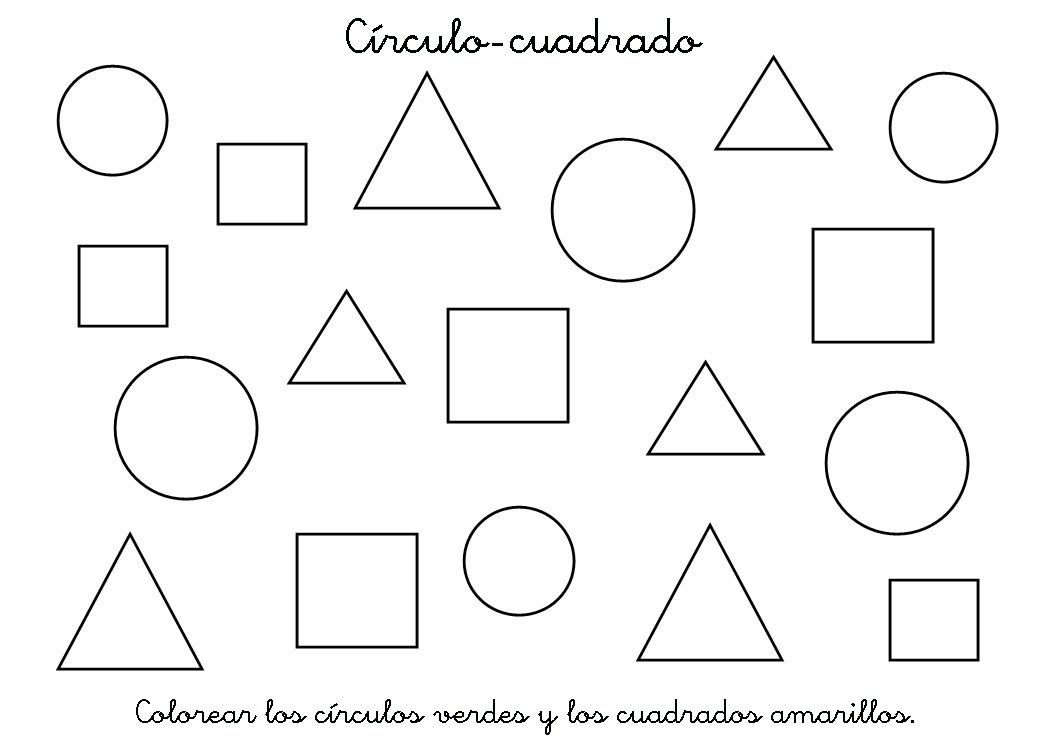
#> input picture 28_05_Practica_Hub/fig.jpg, 1050 x 740 px
$ jupyter execute HubMoment.ipynb
#> lines starting #> are read from the running program, lines starting #| are printed output that depends on the picture; after the words box and inside, x2 and y2 are one past the last pixel; in counts of white or black regions, pixels touching at a corner belong together
[cell 1]
import cv2
import numpy as np
import matplotlib.pyplot as plt

image = cv2.imread('fig.jpg')
#> image is the input picture: shape (740, 1050, 3); mean B, G, R 246.1, 246.2, 246.1
gray = cv2.cvtColor(image, cv2.COLOR_BGR2GRAY)
ret, bin = cv2.threshold(gray, 200, 255, cv2.THRESH_BINARY_INV)
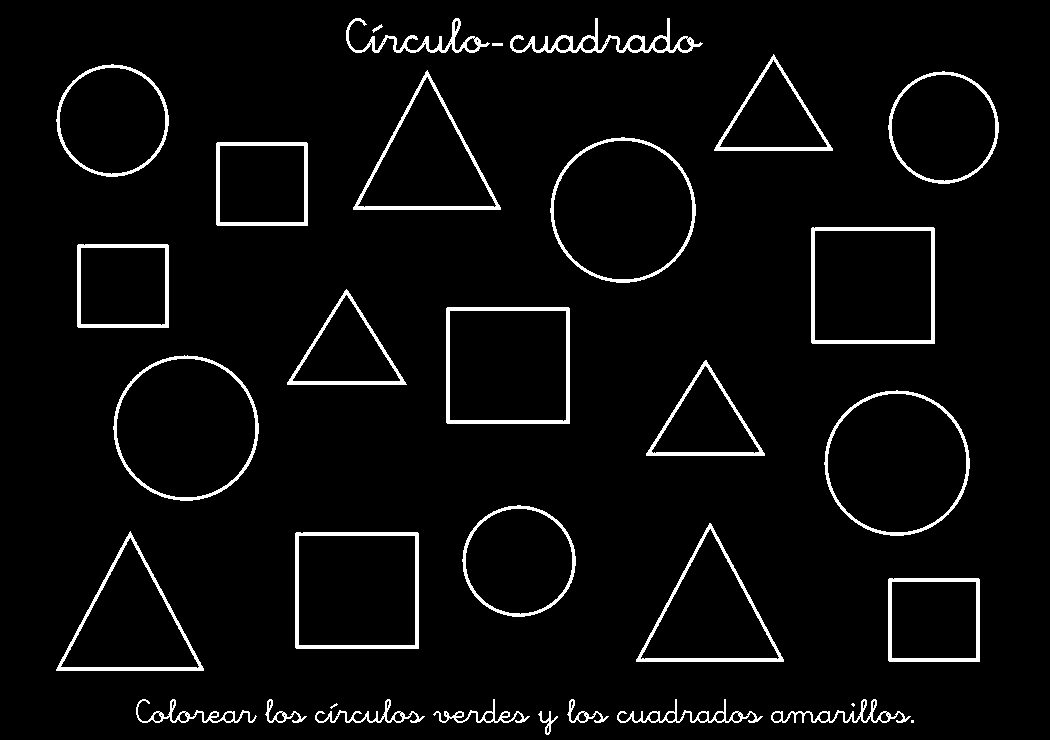
#> bin: shape (740, 1050); 4.2% white; 33 white regions (3 under 20 px)

contornos, jerarquia = cv2.findContours(bin, cv2.RETR_EXTERNAL, cv2.CHAIN_APPROX_SIMPLE)
#> contornos = 33 contours, 3 with area under 20; largest, box (x1, y1, x2, y2) and area: (550, 137, 696, 283) 16372, (824, 390, 970, 536) 16370, (113, 355, 259, 501) 16370, (446, 307, 570, 424) 14266, (811, 227, 935, 344) 14266; jerarquia = 33 rows, first 6: [1, -1, -1, -1], [2, 0, -1, -1], [3, 1, -1, -1], [4, 2, -1, -1], [5, 3, -1, -1], [6, 4, -1, -1]

for i, cnt in enumerate(contornos):
    M = cv2.moments(cnt)
    if M['m00'] != 0:
        cx = int(M['m10'] / M['m00'])
        cy = int(M['m01'] / M['m00'])
    else:
        cx, cy = 0, 0

    cv2.circle(image, (cx, cy), 5, (0, 255, 0), -1)

    area = cv2.contourArea(cnt)
    perimetro = cv2.arcLength(cnt, True)

    epsilon = 0.02 * perimetro
    approx = cv2.approxPolyDP(cnt, epsilon, True)

    vertices = len(approx)
    if vertices == 3:
        forma = "Triángulo"
    elif vertices == 4:
        x, y, w, h = cv2.boundingRect(approx)
        aspect_ratio = float(w) / h
        forma = "Cuadrado" if 0.95 < aspect_ratio < 1.05 else "Rectángulo"
    elif vertices == 5:
        forma = "Pentágono"
    elif vertices == 6:
        forma = "Hexágono"
    elif vertices > 6:
        forma = "Círculo"
    else:
        forma = f"{vertices} lados"

    hu = cv2.HuMoments(M).flatten()

    cv2.drawContours(image, [approx], -1, (255, 0, 0), 2)
    cv2.putText(image, forma, (cx - 40, cy - 10), cv2.FONT_HERSHEY_SIMPLEX, 0.6, (0, 0, 255), 2)

    print(f'Contorno {i+1}: Perímetro={perimetro:.2f}, Área={area:.2f}, Vértices={vertices}, Forma={forma}')
#> this loop made 33 passes
#> (cx, cy, area, perimetro, epsilon, approx, vertices, x) on passes 12, 13, 20, 22, 23, 24, 30: (933, 619, 7550.5, 347.1, 6.94, [[888, 579], [889, 661], [979, 661], [978, 578]], 4, 888), (356, 590, 14264.5, 477.1, 9.54, [[295, 533], [296, 648], [418, 648], [417, 532]], 4, 295), (507, 365, 14266.5, 476.2, 9.52, [[446, 308], [447, 423], [569, 423], [568, 307]], 4, 446), (122, 285, 7550.5, 347.1, 6.94, [[77, 245], [78, 327], [168, 327], [167, 244]], 4, 77), (872, 285, 14265.5, 477.1, 9.54, [[811, 228], [812, 343], [934, 343], [933, 227]], 4, 811), (261, 183, 7551.5, 346.2, 6.92, [[216, 143], [217, 225], [307, 225], [306, 142]], 4, 216), (497, 44, 20, 24, 0.48, [[492, 43], [492, 45], [502, 45], [502, 43]], 4, 492)
#> (cx, cy, area, perimetro, epsilon, vertices, forma, hu) on passes 5 to 10: (840, 714, 664, 600.4, 12.01, 7, 'Círculo', [2.5, 5.87, 1.32, 1.03, 1.2, 2.48, -0.00794]), (692, 716, 751.5, 579.6, 11.59, 8, 'Círculo', [1.84, 3.25, 0.106, 0.0985, 0.01, 0.176, -0.000272]), (582, 714, 221, 179.3, 3.59, 13, 'Círculo', [0.646, 0.19, 0.159, 0.0279, 0.000726, 0.00253, 0.00171]), (483, 715, 388.5, 408.9, 8.18, 12, 'Círculo', [1.51, 2.07, 0.154, 0.13, 0.0183, 0.186, -0.000781]), (375, 715, 404, 482.4, 9.65, 6, 'Hexágono', [2.16, 4.13, 3.05, 2.71, 7.8, 5.49, -0.281]), (280, 714, 221, 179.3, 3.59, 13, 'Círculo', [0.646, 0.19, 0.159, 0.0279, 0.000726, 0.00253, 0.00171])
#| Contorno 1: Perímetro=8.00, Área=4.00, Vértices=4, Forma=Cuadrado
#| Contorno 2: Perímetro=106.08, Área=98.00, Vértices=12, Forma=Círculo
#| Contorno 3: Perímetro=9.07, Área=5.50, Vértices=6, Forma=Hexágono
#| Contorno 4: Perímetro=18.14, Área=9.00, Vértices=6, Forma=Hexágono
#| Contorno 5: Perímetro=600.36, Área=664.00, Vértices=7, Forma=Círculo
#| Contorno 6: Perímetro=579.63, Área=751.50, Vértices=8, Forma=Círculo
#| Contorno 7: Perímetro=179.34, Área=221.00, Vértices=13, Forma=Círculo
#| Contorno 8: Perímetro=408.92, Área=388.50, Vértices=12, Forma=Círculo
#> (further printed lines are left out)
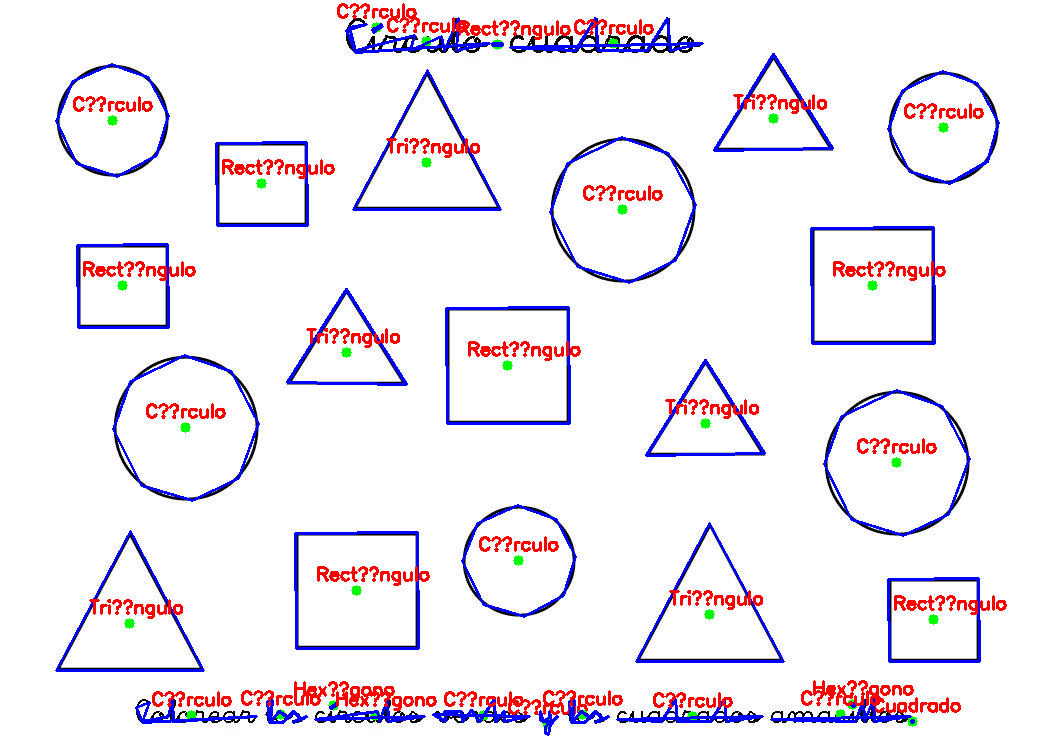
#> image: shape (740, 1050, 3); 6.49% of pixels changed, all inside (x1, y1, x2, y2) = (55, 3, 1007, 736)

plt.figure(figsize=(10, 5))
plt.subplot(121)
plt.title("Clasificación")
plt.imshow(cv2.cvtColor(image, cv2.COLOR_BGR2RGB))
plt.subplot(122)
plt.title("Binaria")
plt.imshow(bin, cmap='gray')
plt.show()
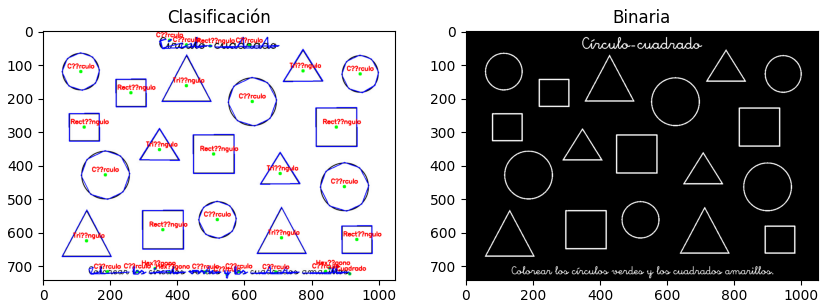
#> figure drawn by matplotlib, 2 panels

[cell 2]
import cv2
import numpy as np
import matplotlib.pyplot as plt

image = cv2.imread('fig.jpg')
gray = cv2.cvtColor(image, cv2.COLOR_BGR2GRAY)
ret, bin = cv2.threshold(gray, 200, 255, cv2.THRESH_BINARY_INV)

contornos, jerarquia = cv2.findContours(bin, cv2.RETR_EXTERNAL, cv2.CHAIN_APPROX_SIMPLE)

for i, cnt in enumerate(contornos):
    M = cv2.moments(cnt)
    if M['m00'] != 0:
        cx = int(M['m10'] / M['m00'])
        cy = int(M['m01'] / M['m00'])
    else:
        cx, cy = 0, 0

    cv2.circle(image, (cx, cy), 5, (0, 255, 0), -1)

    area = cv2.contourArea(cnt)
    perimetro = cv2.arcLength(cnt, True)

    epsilon = 0.02 * perimetro
    approx = cv2.approxPolyDP(cnt, epsilon, True)

    vertices = len(approx)
    if vertices == 3:
        forma = "Triángulo"
    elif vertices == 4:
        x, y, w, h = cv2.boundingRect(approx)
        aspect_ratio = float(w) / h
        forma = "Cuadrado" if 0.95 < aspect_ratio < 1.05 else "Rectángulo"
    elif vertices > 6:
        forma = "Círculo"
    else:
        forma = "Otro"

    hu = cv2.HuMoments(M).flatten()

    cv2.drawContours(image, [approx], -1, (255, 0, 0), 2)
    cv2.putText(image, forma, (cx - 30, cy - 10), cv2.FONT_HERSHEY_SIMPLEX, 0.6, (0, 0, 255), 2)

    print(f'Contorno {i+1}: Perímetro={perimetro:.2f}, Área={area:.2f}, Forma={forma}, Momentos de Hu={hu}')
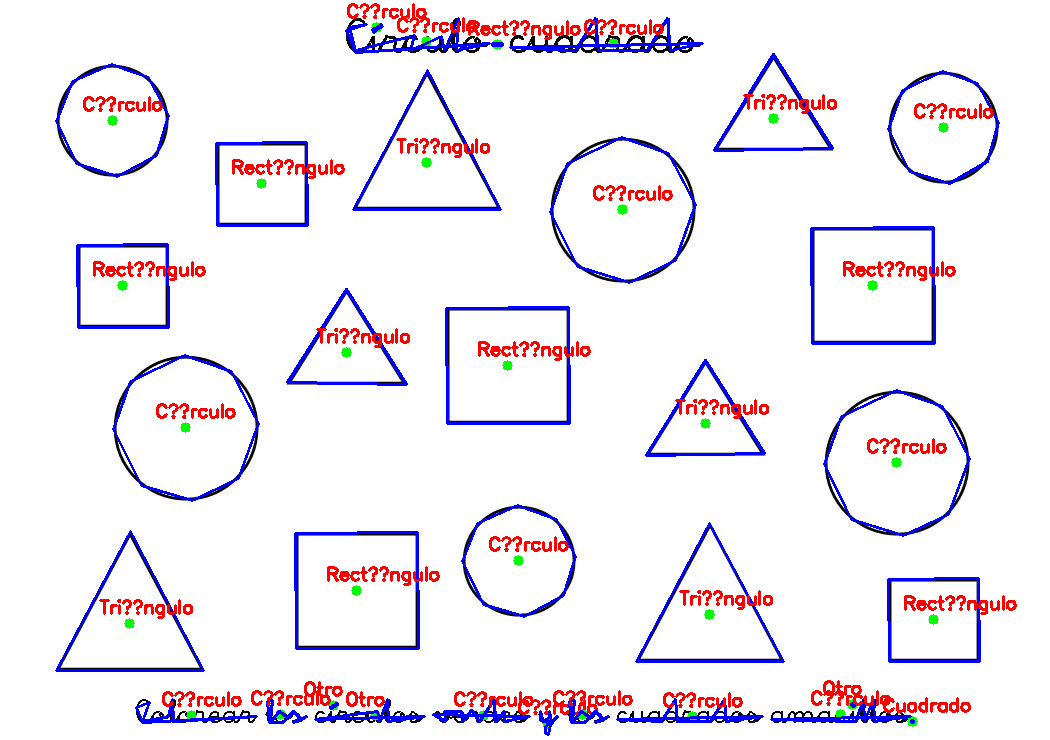
#> image: shape (740, 1050, 3); 6.35% of pixels changed, all inside (x1, y1, x2, y2) = (55, 3, 1017, 736)

plt.figure(figsize=(10, 5))
plt.subplot(121)
plt.title("Clasificación")
plt.imshow(cv2.cvtColor(image, cv2.COLOR_BGR2RGB))
plt.subplot(122)
plt.title("Binaria")
plt.imshow(bin, cmap='gray')
plt.show()

[cell 3]
import cv2
import numpy as np
import matplotlib.pyplot as plt


px_por_cm = 37.79

image = cv2.imread('fig.jpg')
gray = cv2.cvtColor(image, cv2.COLOR_BGR2GRAY)
ret, bin = cv2.threshold(gray, 200, 255, cv2.THRESH_BINARY_INV)

contornos, jerarquia = cv2.findContours(bin, cv2.RETR_EXTERNAL, cv2.CHAIN_APPROX_SIMPLE)

for i, cnt in enumerate(contornos):
    M = cv2.moments(cnt)
    if M['m00'] != 0:
        cx = int(M['m10'] / M['m00'])
        cy = int(M['m01'] / M['m00'])
    else:
        cx, cy = 0, 0

    cv2.circle(image, (cx, cy), 5, (0, 255, 0), -1)

    area_px = cv2.contourArea(cnt)
    perimetro_px = cv2.arcLength(cnt, True)

    area_cm = area_px / (px_por_cm ** 2)
    perimetro_cm = perimetro_px / px_por_cm

    epsilon = 0.02 * perimetro_px
    approx = cv2.approxPolyDP(cnt, epsilon, True)

    vertices = len(approx)
    if vertices == 3:
        forma = "Triángulo"
    elif vertices == 4:
        x, y, w, h = cv2.boundingRect(approx)
        aspect_ratio = float(w) / h
        forma = "Cuadrado" if 0.95 < aspect_ratio < 1.05 else "Rectángulo"
    elif vertices == 5:
        forma = "Pentágono"
    elif vertices == 6:
        forma = "Hexágono"
    elif vertices > 6:
        forma = "Círculo"
    else:
        forma = f"{vertices} lados"

    hu = cv2.HuMoments(M).flatten()

    cv2.drawContours(image, [approx], -1, (255, 0, 0), 2)
    cv2.putText(image, f"{forma}", (cx - 40, cy - 10), cv2.FONT_HERSHEY_SIMPLEX, 0.6, (0, 0, 255), 2)
    cv2.putText(image, f"{area_cm:.2f}cm²", (cx - 40, cy + 15), cv2.FONT_HERSHEY_SIMPLEX, 0.5, (0, 100, 255), 2)
    cv2.putText(image, f"{perimetro_cm:.2f}cm", (cx - 40, cy + 35), cv2.FONT_HERSHEY_SIMPLEX, 0.5, (100, 255, 0), 2)


    print(f'Contorno {i+1}:')
    print(f'  Forma      = {forma}')
    print(f'  Vértices   = {vertices}')
    print(f'  Perímetro = {perimetro_cm:.2f} cm')
    print(f'  Área      = {area_cm:.2f} cm²')
    print('  Momentos de Hu:')
    for j, hu_val in enumerate(hu):
        print(f'    Hu[{j}] = {hu_val:.5e}')
    print()
#> this loop made 33 passes
#> cnt on pass 30: [[492, 43], [492, 45], [502, 45], [502, 43]]
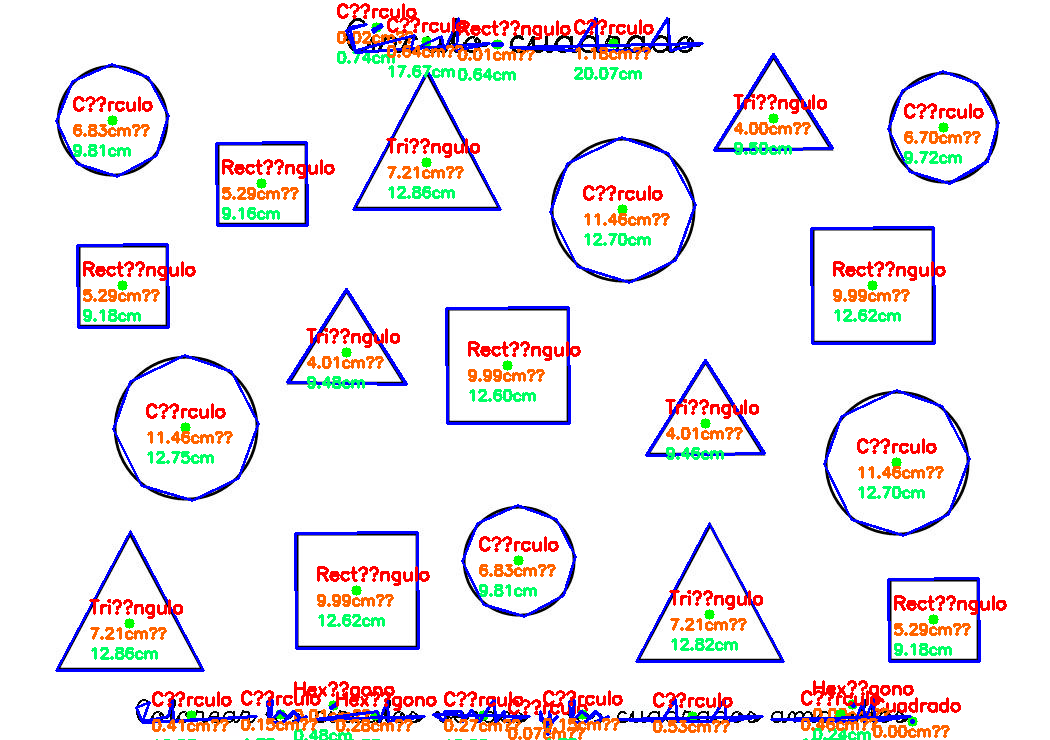
#> image: shape (740, 1050, 3); 9.74% of pixels changed, all inside (x1, y1, x2, y2) = (55, 3, 1007, 740)

plt.figure(figsize=(10, 5))
plt.subplot(121)
plt.title("Clasificación")
plt.imshow(cv2.cvtColor(image, cv2.COLOR_BGR2RGB))
plt.subplot(122)
plt.title("Binaria")
plt.imshow(bin, cmap='gray')
plt.show()
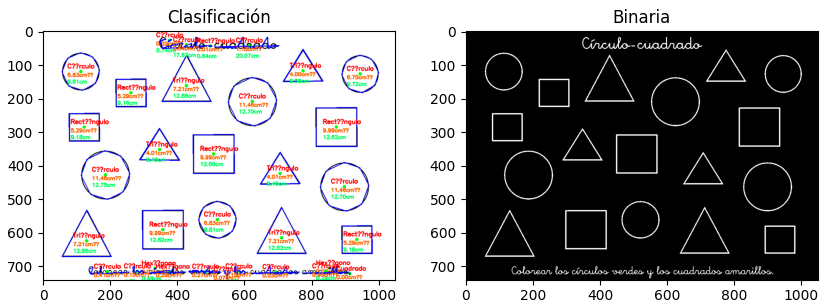
#> figure drawn by matplotlib, 2 panels
